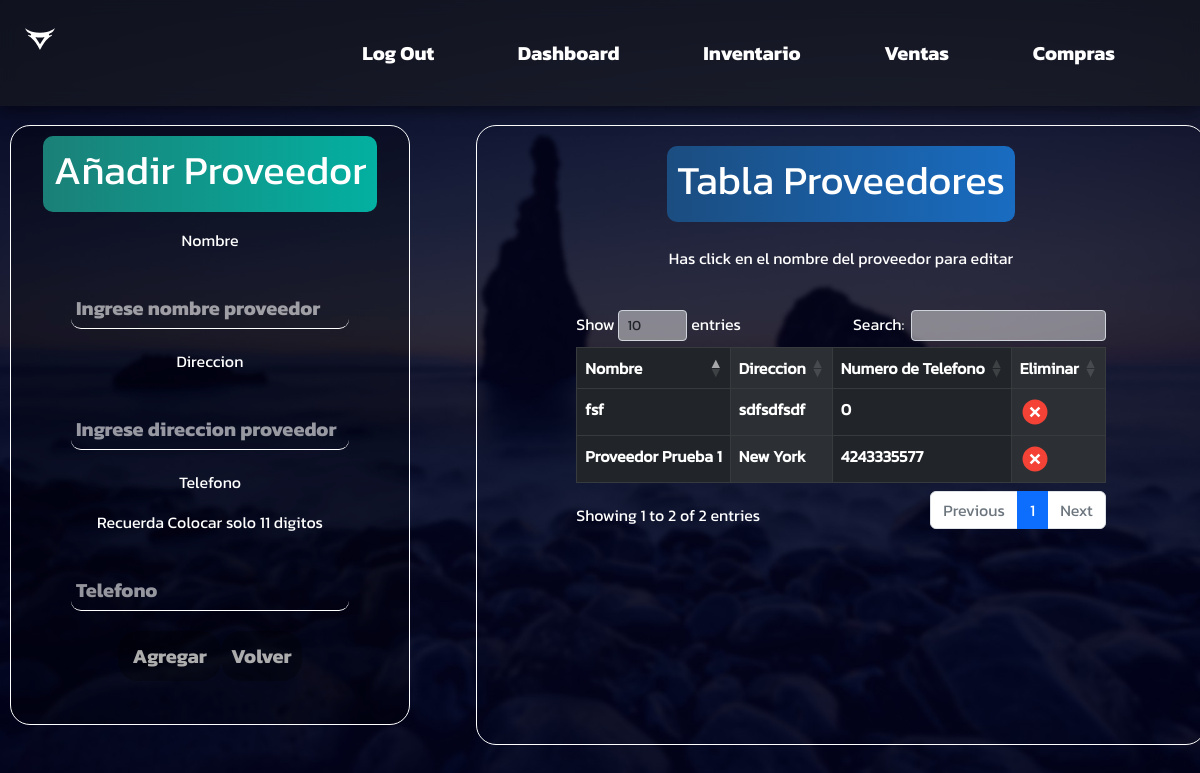
Screenshot of /compras/proveedores (signed in) with the database file from the repository.
### compras/models.py (models this page shows, shortened)
class Proveedor(models.Model):
    id = models.AutoField(primary_key=True)
    nombre = models.CharField(max_length=50)
    direccion = models.TextField(default="Sin dirección")
    numero_telefono = models.IntegerField(default=000000000000)

### compras/views.py (the view, shortened to what this page needs)
# urls.py: path("proveedores", views.proveedores, name="proveedores"),
@login_required
def proveedores(request):
    if request.method == "GET":
        get_proveedores = Proveedor.objects.all()
        return render(request, "proveedores.html", {"proveedores": get_proveedores})

### compras/templates/proveedores.html (shortened to what this page needs)
{% extends 'base_sesion2.html' %}
{% load static %}
{% block content %}
<link rel="stylesheet" href="{% static 'css/items.css' %}">
<link rel="stylesheet" href="{% static 'css/bootstrap.min.css' %}">
<link rel="stylesheet" href="{% static 'css/dataTables.bootstrap5.min.css' %}">
<div class="content">
    <form method="POST">
        <div class="añadirCliente">
            <label class="Titulo">
                <h1>Añadir Proveedor</h1>
            </label>
            <p>Nombre</p>
            <input class="entradaDatos" type="text" name="nombre" id="nombre" placeholder="Ingrese nombre proveedor">
            <p>Direccion</p>
            <input class="entradaDatos" type="text" name="direccion" id="direccion" placeholder="Ingrese direccion proveedor">
            <p> Telefono </p>
            <p> Recuerda Colocar solo 11 digitos </p>
            <input class="entradaDatos" type="number" name="telefono" id="telefono" maxlength="11" placeholder="Telefono">
            <div class="botones">
                <input class="anadir" type="submit" value=" Agregar ">
                <a class="anadir btn2" href="{% url 'panelcompras' %}"> Volver</a>
            </div>
        </div>
    </form>
    <div class="tablaProductos">
        <label class="Titulo c2">
            <h1>Tabla Proveedores</h1>
        </label>
        <br>
        <p>Has click en el nombre del proveedor para editar</p>
        <br>
        <div class="table-responsive-sm ">
            <table class="table  table-dark table-striped-columns table-bordered" id="tabla-prod">
                <thead>
                    <tr>
                        <th class="centrado">Nombre</th>
                        <th class="centrado">Direccion</th>
                        <th class="centrado">Numero de Telefono</th>
                        <th class="centrado">Eliminar</th>
                    </tr>
                </thead>
                <tbody>
                    {% for proveedor in proveedores %}
                    <tr>
                        <th><a href="{% url 'proveedores_editar' proveedor.id %}">{{proveedor.nombre}}</a></th>
                        <th><a href="{% url 'proveedores_editar' proveedor.id %}"">{{proveedor.direccion}}</a></th>
                        <th><a href="{% url 'proveedores_editar' proveedor.id %}"">{{proveedor.numero_telefono}}</a></th>
                        <th><a href="{% url 'proveedores_eliminar' proveedor.id %}"> <img src="{% static 'img/eliminar.svg'%}"></a></th>
                    </tr>
                    {% endfor %}
                </tbody>
            </table>
        </div>
    </div>
</div>
{% endblock %}

### static/css/nav.css (style rules this page uses)
* { margin: 0; padding: 0; box-sizing: border-box; font-family: 'Kanit'; }
body { background-image: url("../img/background.jpg"); background-repeat: no-repeat; background-attachment: fixed; background-position: center; background-size: cover; }
.content { display: grid; }

### static/css/items.css (style rules this page uses)
.content { margin-top: 115px; width: auto; display: grid; color: white; gap: 1rem; grid-template-columns: 450px 750px }
.añadirCliente { margin: 10px; width: 400px; height: 600px; display: flex; flex-wrap: wrap; flex-direction: column; color: white; border: 1px solid #fff; border-radius: 20px; overflow: hidden; align-items: center; justify-content: flex-start; background: #00000046; }
.anadir { font-family: 'Kanit-Bold'; font-size: 20px; appearance: none; border: none; background-color: #00000046; color: #adadad; padding: 10px; border-radius: 20px; transition: all 0.3s; text-decoration: none; }
.tablaProductos { display: flex; margin: 10px; width: auto; height: 100%; flex-wrap: wrap; flex-direction: column; color: white; border: 1px solid #fff; border-radius: 20px; overflow: hidden; align-items: center; justify-content: flex-start; padding: 10px; }
.Titulo { margin-top: 10px; background: rgb(27,128,119); background: linear-gradient(90deg, rgba(27,128,119,1) 0%, rgba(3,176,161,1) 100%); padding: 10px; border-radius: 10px; }
th a { text-decoration: none !important; color: white !important; }
.c2 { background: rgb(27,77,128); background: linear-gradient(90deg, rgba(27,77,128,1) 0%, rgba(25,108,193,1) 100%); }
.entradaDatos { font-size: 20px; font-family: 'Kanit-Bold'; padding: 5px; border: none; border-bottom: 1px solid #ffffff; color: #fff; background: transparent; outline: none; margin: 20px; border-radius: 10px; transition: all 0.3s; }
.entradaDatos::placeholder { color: #ffffff94; transition: all 0.3s; }
.centrado { align-items: center !important; vertical-align: middle !important; }
img { width: 30px !important; }
.botones { display: flex; justify-content: space-between; }

### rows the page displays
Proveedor: nombre "fsf", direccion "sdfsdfsdf", numero_telefono "0"
Proveedor: nombre "Proveedor Prueba 1", direccion "New York", numero_telefono "4243335577"
